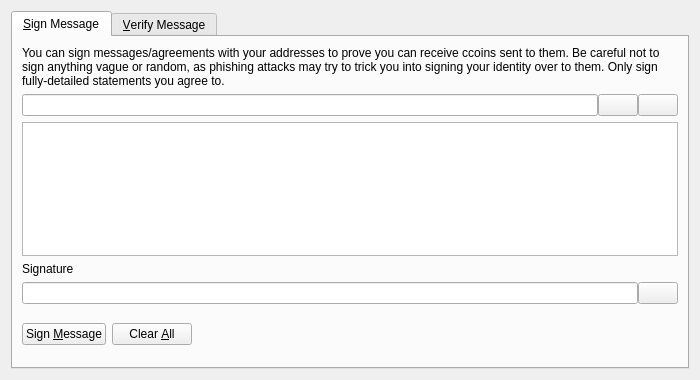
<?xml version="1.0" encoding="UTF-8"?>
<ui version="4.0">
 <class>SignVerifyMessageDialog</class>
 <widget class="QDialog" name="SignVerifyMessageDialog">
  <property name="geometry">
   <rect>
    <x>0</x>
    <y>0</y>
    <width>700</width>
    <height>380</height>
   </rect>
  </property>
  <property name="windowTitle">
   <string>Signatures - Sign / Verify a Message</string>
  </property>
  <property name="modal">
   <bool>true</bool>
  </property>
  <layout class="QVBoxLayout" name="verticalLayout">
   <item>
    <widget class="QTabWidget" name="tabWidget">
     <property name="currentIndex">
      <number>0</number>
     </property>
     <widget class="QWidget" name="tabSignMessage">
      <attribute name="title">
       <string>&amp;Sign Message</string>
      </attribute>
      <layout class="QVBoxLayout" name="verticalLayout_SM">
       <item>
        <widget class="QLabel" name="infoLabel_SM">
         <property name="text">
          <string>You can sign messages/agreements with your addresses to prove you can receive ccoins sent to them. Be careful not to sign anything vague or random, as phishing attacks may try to trick you into signing your identity over to them. Only sign fully-detailed statements you agree to.</string>
         </property>
         <property name="textFormat">
          <enum>Qt::PlainText</enum>
         </property>
         <property name="wordWrap">
          <bool>true</bool>
         </property>
        </widget>
       </item>
       <item>
        <layout class="QHBoxLayout" name="horizontalLayout_1_SM">
         <property name="spacing">
          <number>0</number>
         </property>
         <item>
          <widget class="QValidatedLineEdit" name="addressIn_SM">
           <property name="toolTip">
            <string>The Ccoin address to sign the message with</string>
           </property>
          </widget>
         </item>
         <item>
          <widget class="QPushButton" name="addressBookButton_SM">
           <property name="toolTip">
            <string>Choose previously used address</string>
           </property>
           <property name="text">
            <string/>
           </property>
           <property name="icon">
            <iconset resource="../bitcoin.qrc">
             <normaloff>:/icons/address-book</normaloff>:/icons/address-book</iconset>
           </property>
           <property name="shortcut">
            <string>Alt+A</string>
           </property>
           <property name="autoDefault">
            <bool>false</bool>
           </property>
          </widget>
         </item>
         <item>
          <widget class="QPushButton" name="pasteButton_SM">
           <property name="toolTip">
            <string>Paste address from clipboard</string>
           </property>
           <property name="text">
            <string/>
           </property>
           <property name="icon">
            <iconset resource="../bitcoin.qrc">
             <normaloff>:/icons/editpaste</normaloff>:/icons/editpaste</iconset>
           </property>
           <property name="shortcut">
            <string>Alt+P</string>
           </property>
           <property name="autoDefault">
            <bool>false</bool>
           </property>
          </widget>
         </item>
        </layout>
       </item>
       <item>
        <widget class="QPlainTextEdit" name="messageIn_SM">
         <property name="toolTip">
          <string>Enter the message you want to sign here</string>
         </property>
        </widget>
       </item>
       <item>
        <widget class="QLabel" name="signatureLabel_SM">
         <property name="text">
          <string>Signature</string>
         </property>
         <property name="textFormat">
          <enum>Qt::PlainText</enum>
         </property>
        </widget>
       </item>
       <item>
        <layout class="QHBoxLayout" name="horizontalLayout_2_SM">
         <property name="spacing">
          <number>0</number>
         </property>
         <item>
          <widget class="QLineEdit" name="signatureOut_SM">
           <property name="font">
            <font>
             <italic>true</italic>
            </font>
           </property>
           <property name="readOnly">
            <bool>true</bool>
           </property>
          </widget>
         </item>
         <item>
          <widget class="QPushButton" name="copySignatureButton_SM">
           <property name="toolTip">
            <string>Copy the current signature to the system clipboard</string>
           </property>
           <property name="text">
            <string/>
           </property>
           <property name="icon">
            <iconset resource="../bitcoin.qrc">
             <normaloff>:/icons/editcopy</normaloff>:/icons/editcopy</iconset>
           </property>
           <property name="autoDefault">
            <bool>false</bool>
           </property>
          </widget>
         </item>
        </layout>
       </item>
       <item>
        <layout class="QHBoxLayout" name="horizontalLayout_3_SM">
         <item>
          <widget class="QPushButton" name="signMessageButton_SM">
           <property name="toolTip">
            <string>Sign the message to prove you own this Ccoin address</string>
           </property>
           <property name="text">
            <string>Sign &amp;Message</string>
           </property>
           <property name="icon">
            <iconset resource="../bitcoin.qrc">
             <normaloff>:/icons/edit</normaloff>:/icons/edit</iconset>
           </property>
           <property name="autoDefault">
            <bool>false</bool>
           </property>
          </widget>
         </item>
         <item>
          <widget class="QPushButton" name="clearButton_SM">
           <property name="toolTip">
            <string>Reset all sign message fields</string>
           </property>
           <property name="text">
            <string>Clear &amp;All</string>
           </property>
           <property name="icon">
            <iconset resource="../bitcoin.qrc">
             <normaloff>:/icons/remove</normaloff>:/icons/remove</iconset>
           </property>
           <property name="autoDefault">
            <bool>false</bool>
           </property>
          </widget>
         </item>
         <item>
          <spacer name="horizontalSpacer_1_SM">
           <property name="orientation">
            <enum>Qt::Horizontal</enum>
           </property>
           <property name="sizeHint" stdset="0">
            <size>
             <width>40</width>
             <height>48</height>
            </size>
           </property>
          </spacer>
         </item>
         <item>
          <widget class="QLabel" name="statusLabel_SM">
           <property name="font">
            <font>
             <weight>75</weight>
             <bold>true</bold>
            </font>
           </property>
           <property name="text">
            <string/>
           </property>
           <property name="wordWrap">
            <bool>true</bool>
           </property>
          </widget>
         </item>
         <item>
          <spacer name="horizontalSpacer_2_SM">
           <property name="orientation">
            <enum>Qt::Horizontal</enum>
           </property>
           <property name="sizeHint" stdset="0">
            <size>
             <width>40</width>
             <height>48</height>
            </size>
           </property>
          </spacer>
         </item>
        </layout>
       </item>
      </layout>
     </widget>
     <widget class="QWidget" name="tabVerifyMessage">
      <attribute name="title">
       <string>&amp;Verify Message</string>
      </attribute>
      <layout class="QVBoxLayout" name="verticalLayout_VM">
       <item>
        <widget class="QLabel" name="infoLabel_VM">
         <property name="text">
          <string>Enter the receiver's address, message (ensure you copy line breaks, spaces, tabs, etc. exactly) and signature below to verify the message. Be careful not to read more into the signature than what is in the signed message itself, to avoid being tricked by a man-in-the-middle attack. Note that this only proves the signing party receives with the address, it cannot prove sendership of any transaction!</string>
         </property>
         <property name="textFormat">
          <enum>Qt::PlainText</enum>
         </property>
         <property name="alignment">
          <set>Qt::AlignLeading|Qt::AlignLeft|Qt::AlignTop</set>
         </property>
         <property name="wordWrap">
          <bool>true</bool>
         </property>
        </widget>
       </item>
       <item>
        <layout class="QHBoxLayout" name="horizontalLayout_1_VM">
         <property name="spacing">
          <number>0</number>
         </property>
         <item>
          <widget class="QValidatedLineEdit" name="addressIn_VM">
           <property name="toolTip">
            <string>The Ccoin address the message was signed with</string>
           </property>
          </widget>
         </item>
         <item>
          <widget class="QPushButton" name="addressBookButton_VM">
           <property name="toolTip">
            <string>Choose previously used address</string>
           </property>
           <property name="text">
            <string/>
           </property>
           <property name="icon">
            <iconset resource="../bitcoin.qrc">
             <normaloff>:/icons/address-book</normaloff>:/icons/address-book</iconset>
           </property>
           <property name="shortcut">
            <string>Alt+A</string>
           </property>
           <property name="autoDefault">
            <bool>false</bool>
           </property>
          </widget>
         </item>
        </layout>
       </item>
       <item>
        <widget class="QPlainTextEdit" name="messageIn_VM"/>
       </item>
       <item>
        <widget class="QValidatedLineEdit" name="signatureIn_VM"/>
       </item>
       <item>
        <layout class="QHBoxLayout" name="horizontalLayout_2_VM">
         <item>
          <widget class="QPushButton" name="verifyMessageButton_VM">
           <property name="toolTip">
            <string>Verify the message to ensure it was signed with the specified Ccoin address</string>
           </property>
           <property name="text">
            <string>Verify &amp;Message</string>
           </property>
           <property name="icon">
            <iconset resource="../bitcoin.qrc">
             <normaloff>:/icons/transaction_0</normaloff>:/icons/transaction_0</iconset>
           </property>
           <property name="autoDefault">
            <bool>false</bool>
           </property>
          </widget>
         </item>
         <item>
          <widget class="QPushButton" name="clearButton_VM">
           <property name="toolTip">
            <string>Reset all verify message fields</string>
           </property>
           <property name="text">
            <string>Clear &amp;All</string>
           </property>
           <property name="icon">
            <iconset resource="../bitcoin.qrc">
             <normaloff>:/icons/remove</normaloff>:/icons/remove</iconset>
           </property>
           <property name="autoDefault">
            <bool>false</bool>
           </property>
          </widget>
         </item>
         <item>
          <spacer name="horizontalSpacer_1_VM">
           <property name="orientation">
            <enum>Qt::Horizontal</enum>
           </property>
           <property name="sizeHint" stdset="0">
            <size>
             <width>40</width>
             <height>48</height>
            </size>
           </property>
          </spacer>
         </item>
         <item>
          <widget class="QLabel" name="statusLabel_VM">
           <property name="font">
            <font>
             <weight>75</weight>
             <bold>true</bold>
            </font>
           </property>
           <property name="text">
            <string/>
           </property>
           <property name="wordWrap">
            <bool>true</bool>
           </property>
          </widget>
         </item>
         <item>
          <spacer name="horizontalSpacer_2_VM">
           <property name="orientation">
            <enum>Qt::Horizontal</enum>
           </property>
           <property name="sizeHint" stdset="0">
            <size>
             <width>40</width>
             <height>48</height>
            </size>
           </property>
          </spacer>
         </item>
        </layout>
       </item>
      </layout>
     </widget>
    </widget>
   </item>
  </layout>
 </widget>
 <customwidgets>
  <customwidget>
   <class>QValidatedLineEdit</class>
   <extends>QLineEdit</extends>
   <header>qt/qvalidatedlineedit.h</header>
  </customwidget>
 </customwidgets>
 <resources>
  <include location="../bitcoin.qrc"/>
 </resources>
 <connections/>
</ui>
